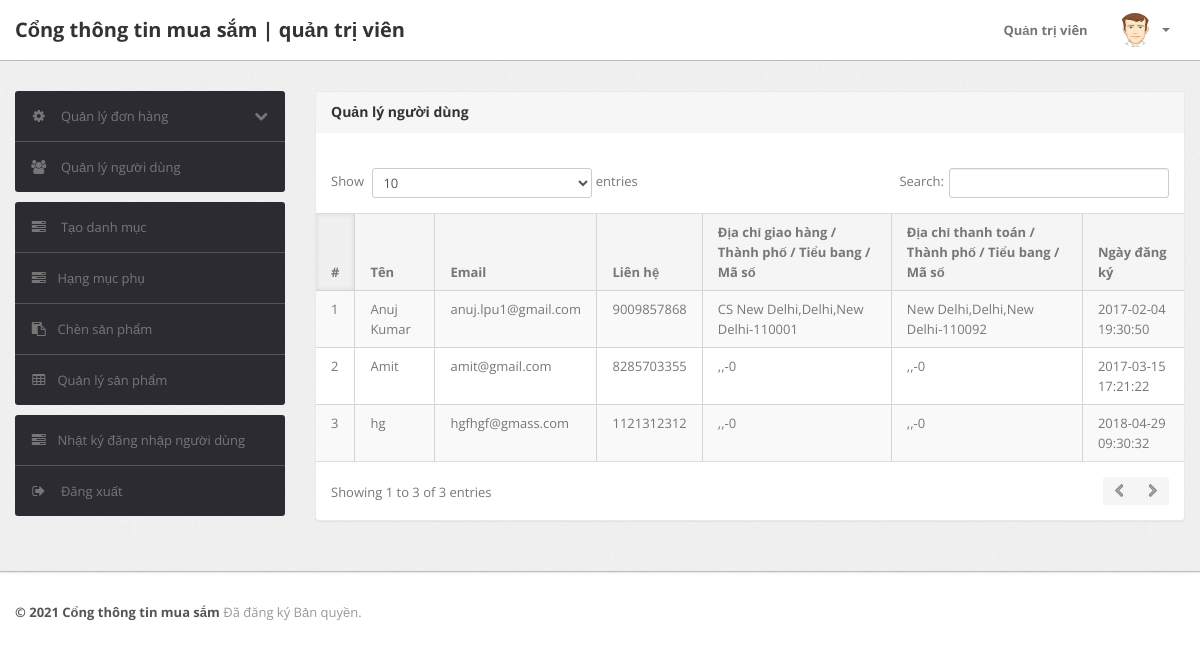
Before: /admin/manage-users.php (signed in) with the older database file.
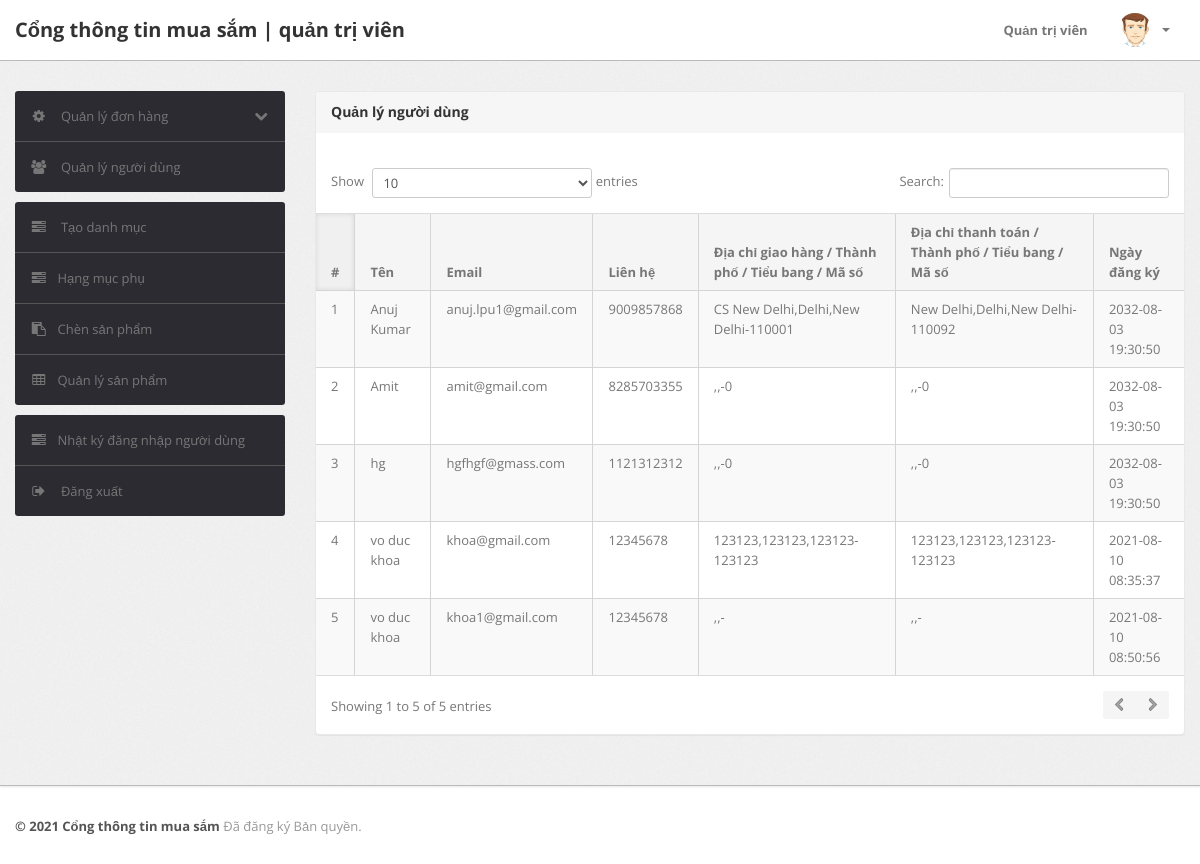
After: the same page with the newer database file.
### tables this page shows
CREATE TABLE `users` (
  `id` int(11) NOT NULL,
  `name` varchar(255) DEFAULT NULL,
  `email` varchar(255) DEFAULT NULL,
  `contactno` bigint(11) DEFAULT NULL,
  `password` varchar(255) DEFAULT NULL,
  `shippingAddress` longtext DEFAULT NULL,
  `shippingState` varchar(255) DEFAULT NULL,
  `shippingCity` varchar(255) DEFAULT NULL,
  `shippingPincode` int(11) DEFAULT NULL,
  `billingAddress` longtext DEFAULT NULL,
  `billingState` varchar(255) DEFAULT NULL,
  `billingCity` varchar(255) DEFAULT NULL,
  `billingPincode` int(11) DEFAULT NULL,
  `regDate` timestamp NOT NULL DEFAULT current_timestamp(),
  `updationDate` varchar(255) DEFAULT NULL
);

### admin/manage-users.php (the view, shortened to what this page needs)
<?php
include('include/config.php');
if (strlen($_SESSION['alogin']) == 0) {
	header('location:index.php');
} else {
?>
	<!DOCTYPE html>
	<html lang="en">
	<head>
		<link type="text/css" href="bootstrap/css/bootstrap.min.css" rel="stylesheet">
		<link type="text/css" href="bootstrap/css/bootstrap-responsive.min.css" rel="stylesheet">
		<link type="text/css" href="css/theme.css" rel="stylesheet">
		<link type="text/css" href="images/icons/css/font-awesome.css" rel="stylesheet">
	</head>
	<body>
		<?php include('include/header.php'); ?>
		<div class="wrapper">
			<div class="container">
				<div class="row">
					<?php include('include/sidebar.php'); ?>
					<div class="span9">
						<div class="content">
							<div class="module">
								<div class="module-head">
									<h3>Quản lý người dùng</h3>
								</div>
								<div class="module-body table">
									<br />
									<table cellpadding="0" cellspacing="0" border="0" class="datatable-1 table table-bordered table-striped	 display" width="100%">
										<thead>
											<tr>
												<th>#</th>
												<th> Tên</th>
												<th>Email </th>
												<th>Liên hệ</th>
												<th>Địa chỉ giao hàng / Thành phố / Tiểu bang / Mã số </th>
												<th>Địa chỉ thanh toán / Thành phố / Tiểu bang / Mã số </th>
												<th>Ngày đăng ký </th>
											</tr>
										</thead>
										<tbody>
											<?php $query = mysqli_query($con, "select * from users");
											$cnt = 1;
											while ($row = mysqli_fetch_array($query)) {
											?>
												<tr>
													<td><?php echo htmlentities($cnt); ?></td>
													<td><?php echo htmlentities($row['name']); ?></td>
													<td><?php echo htmlentities($row['email']); ?></td>
													<td> <?php echo htmlentities($row['contactno']); ?></td>
													<td><?php echo htmlentities($row['shippingAddress'] . "," . $row['shippingCity'] . "," . $row['shippingState'] . "-" . $row['shippingPincode']); ?></td>
													<td><?php echo htmlentities($row['billingAddress'] . "," . $row['billingCity'] . "," . $row['billingState'] . "-" . $row['billingPincode']); ?></td>
													<td><?php echo htmlentities($row['regDate']); ?></td>
												<?php $cnt = $cnt + 1;
											} ?>
									</table>
								</div>
							</div>
						</div>
					</div>
				</div>
			</div>
		</div>
		<?php include('include/footer.php'); ?>
	</body>
<?php } ?>

Changed rows visible on the page:
changed users "Anuj Kumar": regDate "2017-02-04 19:30:50" → "2032-08-03 19:30:50"
changed users "Amit": regDate "2017-03-15 17:21:22" → "2032-08-03 19:30:50"
changed users "hg": regDate "2018-04-29 09:30:32" → "2032-08-03 19:30:50"
added users: name "vo duc khoa", email "khoa@gmail.com", contactno "12345678", shippingAddress+shippingCity+shippingState "123123,123123,123123-123123", billingAddress+billingCity+billingState "123123,123123,123123-123123", regDate "2021-08-10 08:35:37"
added users: name "vo duc khoa", email "khoa1@gmail.com", contactno "12345678", shippingAddress+shippingCity+shippingState ",,-", billingAddress+billingCity+billingState ",,-", regDate "2021-08-10 08:50:56"
Other visible differences:
text written by a page script: "Show entries Search: Showing 1 to 3 of 3 entries" → "Show entries Search: Showing 1 to 5 of 5 entries"
